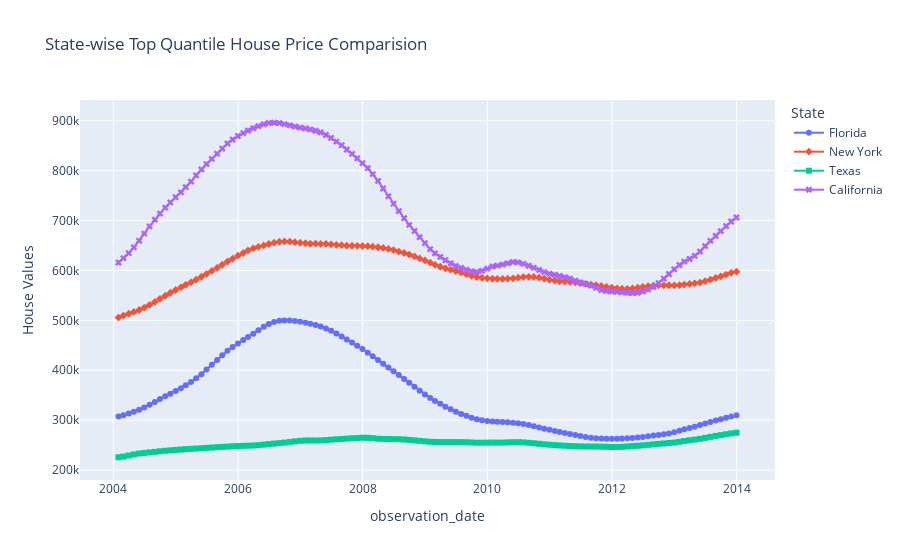

Notebook cell for this chart:
### Code cell
home_analy_line(housing_tier_recess,'Top Quantile House Price','Housing Types','observation_date','House Values')
#housing_tier_recess['Housing Types'].unique()
